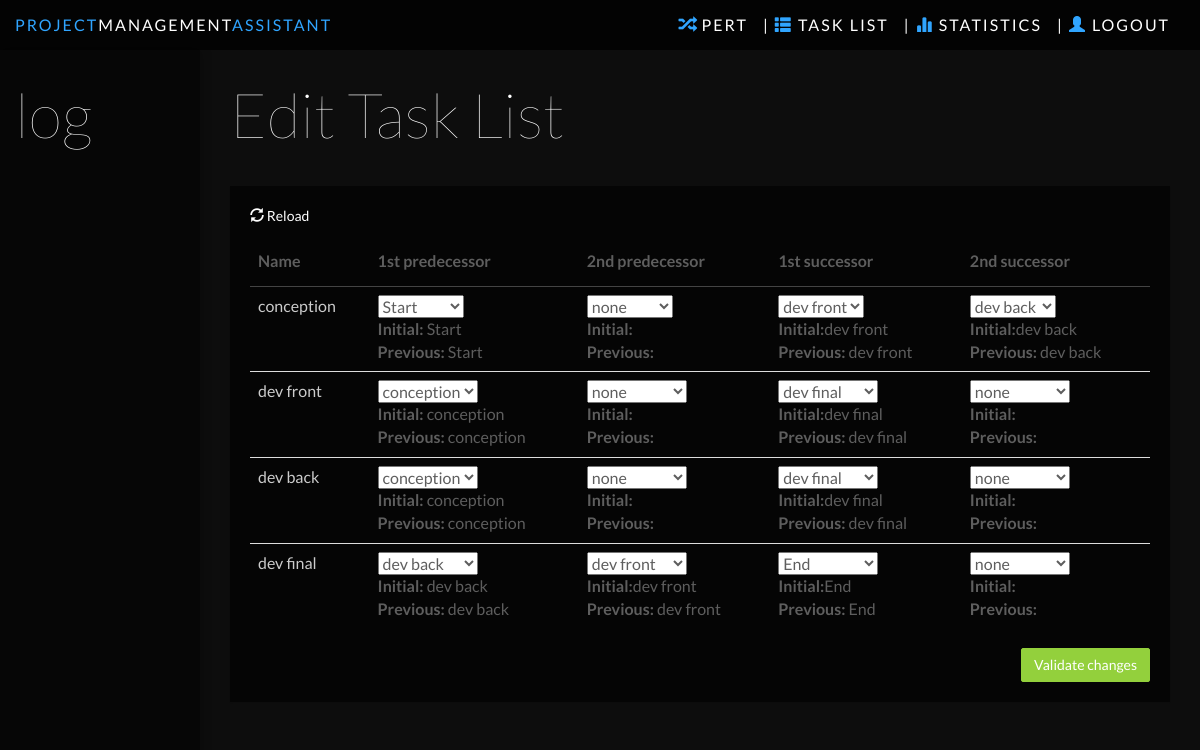
/tasklist_edit.php, run on an earlier commit of the app's database.
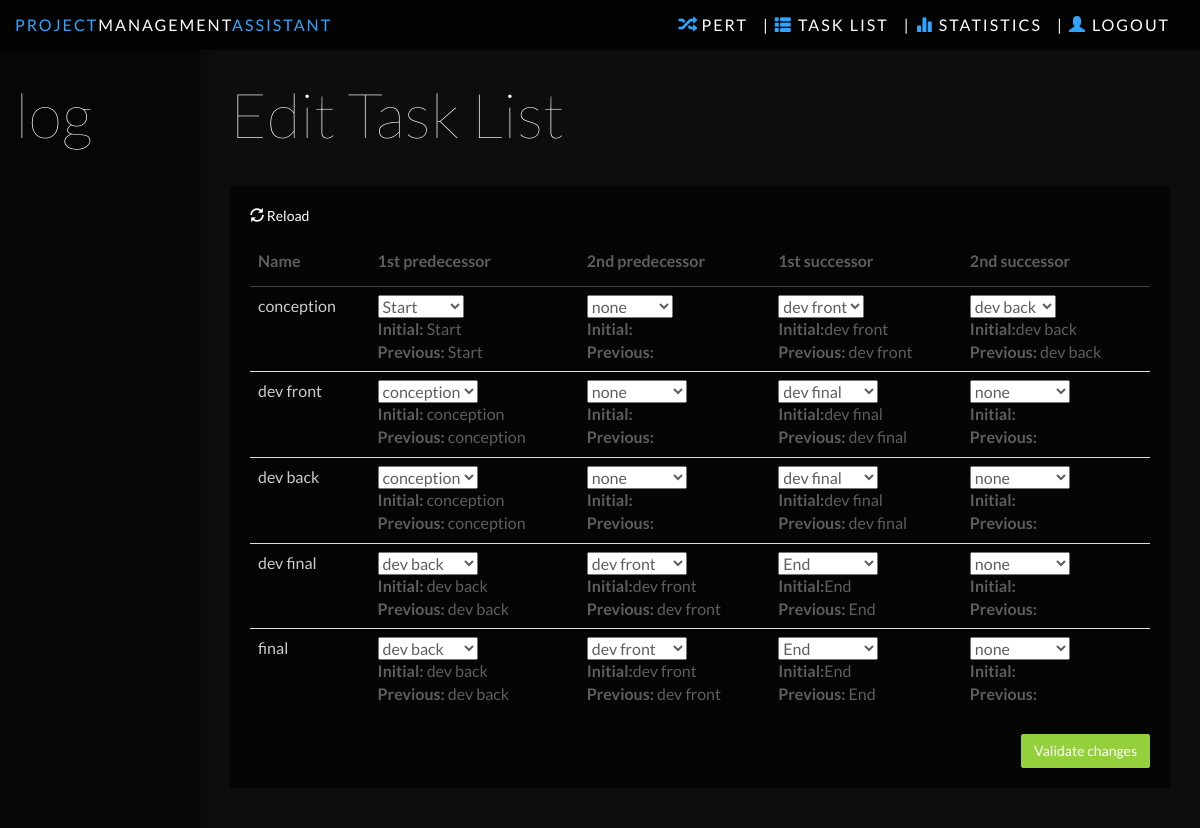
And on a later commit of the database.
### tables this page shows
CREATE TABLE IF NOT EXISTS `tache` (
  `id` int(10) NOT NULL AUTO_INCREMENT,
  `idProjet` int(10) NOT NULL,
  `idRessource` int(10) NOT NULL,
  `nom` varchar(50) NOT NULL,
  `suivant1` varchar(50) NOT NULL,
  `suivant2` varchar(50) NOT NULL,
  `precedent1` varchar(50) NOT NULL,
  `precedent2` varchar(50) NOT NULL,
  PRIMARY KEY (`id`)
);

### models/cnx.php (called while the page is built)
<?php
function getBdd() {
	try
	{
		$bdd = new PDO('mysql:host=localhost;dbname=m1bd;charset=utf8', 'root', '');
	}
	catch(Exception $e)
	{
	        die('Erreur : '.$e->getMessage());
	}
  return $bdd;
}
?>

### models/Project.php (called while the page is built, shortened)
<?php
require("Task.php");
class Project
{
	var $listeRessources;
	var $listeSimulateurs;
	var $bdd;
	private static $_instance = null;
	function __construct($id, $nom, $tacheDebut, $tacheFin)
	{
		$this->listeRessources = array();
		$this->listeSimulateurs = array();
		$this->bdd = getBdd();
		$this->loadListeRessources();
		$this->loadListeTaches();
		$this->loadListeSimulateurs();
	}
	function loadListeTaches()
	{
		$reponse = $this->bdd->query('SELECT * FROM tache');
		while ($donnees = $reponse->fetch())
		{
			$tache = new Task($donnees['id'], $donnees['nom'], $donnees['precedent1'], $donnees['precedent2'], $donnees['suivant1'], $donnees['suivant2'], $this);
			$tache->loadLoi();
			$tache->loadRessource();
		}
	}
	function loadListeSimulateurs()
	{
		$reponse = $this->bdd->query('SELECT * FROM simulateur');
		while ($donnees = $reponse->fetch())
		{
			$simulateur = NULL;
			if($donnees['typeSimulateur'] == SimulateurEnum::ChargeGlobale) {
				$simulateur = new SimulationChargeGlobale($donnees['typeSimulateur'], $donnees['nbEchantillons'], $donnees['largeurIntervalle'], $this);
			} else if ($donnees['typeSimulateur'] == SimulateurEnum::CoutGlobal) {
				$simulateur = new SimulationCoutGlobal($donnees['typeSimulateur'], $donnees['nbEchantillons'], $donnees['largeurIntervalle'], $this);
			} else if ($donnees['typeSimulateur'] == SimulateurEnum::MargeFinanciere) {
				$simulateur = new SimulationMargeFinanciere($donnees['typeSimulateur'], $donnees['nbEchantillons'], $donnees['largeurIntervalle'], $this);
			}
			$simulateur->probabilite = $donnees['probabilite'];
			$simulateur->charge = $donnees['charge'];
			array_push($this->listeSimulateurs, $simulateur);
		}
	}
	function loadListeRessources() {
		$reponse = $this->bdd->query('SELECT * FROM ressource');
		while ($donnees = $reponse->fetch())
		{
			$ressource = new Ressource($donnees['id'], $donnees['nom'], $donnees['cout']);
			array_push($this->listeRessources, $ressource);
		}
	}
	public static function getInstance() {
		if(is_null(self::$_instance)) {
			self::$_instance = new Project(1, 'Gna', null, null);
		}
		return self::$_instance;
	}
}
?>

### models/Task.php (called while the page is built, shortened)
<?php
require("cnx.php");
class Task
{
	var $id;
	var $bdd;
	function __construct($id, $nom, $precedent1, $precedent2, $suivant1, $suivant2, $projet)
	{
		$this->id = $id;
		$this->nom = $nom;
		$this->precedent1 = $precedent1;
		$this->precedent2 = $precedent2;
		$this->suivant1 = $suivant1;
		$this->suivant2 = $suivant2;
		$this->bdd = getBdd();
	}
	public function loadLoi()
	{
		$reponse = $this->bdd->query('SELECT l.* FROM tache t, loi l where t.id = l.idTache');
		$loi = $reponse->fetch();
		if($loi['nom'] == LoiEnum::Beta) {
			$reponse = $this->bdd->query('SELECT b.* FROM loi l, loiBeta b where l.id = b.id');
			$beta = $reponse->fetch();
		} else if($loi['nom'] == LoiEnum::Triangulaire) {
			$reponse = $this->bdd->query('SELECT t.* FROM loi l, loiTriangulaire t where l.id = t.id');
			$triangulaire = $reponse->fetch();
			$this->loi = new LoiTriangulaire($loi['valeurMin'], $loi['valeurMax'], $triangulaire['c']);
		} else if($loi['nom'] == LoiEnum::Normale) {
			$reponse = $this->bdd->query('SELECT n.* FROM loi l, loiNormale n where l.id = n.id');
			$normale = $reponse->fetch();
			$this->loi = new LoiNormaleTronquee($loi['valeurMin'], $loi['valeurMax'], $normale['mu'], $normale['sigma']);
		} else if($loi['nom'] == LoiEnum::Uniforme) {
			$this->loi = new LoiRand($loi['valeurMin'], $loi['valeurMax']);
		} else if($loi['nom'] == LoiEnum::SansLoi) {
			$this->loi = new SansLoi($loi['valeurMax']);
		}
	}
	public function loadRessource() {
		$this->bdd->setAttribute(PDO::ATTR_ERRMODE, PDO::ERRMODE_EXCEPTION);
		$q = $this->bdd->prepare("SELECT r.* FROM tache t, ressource r WHERE t.idRessource = r.id AND t.id = ?");
		$q->execute(array($this->id));
		$ressource = $q->fetch(PDO::FETCH_ASSOC);
	}
}
?>

### tasklist_edit.php (the view, shortened to what the changed rows need)
<?php
require("models/Project.php");
$project = Project::getInstance();
?>
<html>
<head>
    <link href="css/bootstrap.min.css" rel="stylesheet">
    <link href="css/styles.css" rel="stylesheet">
    <link href="css/joint.css" rel="stylesheet">
</head>
<body>
<div class="col-sm-3 col-lg-2 sidebar">
    <div class="col-lg-12">
        <h1 class="page-header">log</h1>
    </div>
</div>
<div class="col-sm-9 col-sm-offset-3 col-lg-10 col-lg-offset-2 main">
    <div class="row">
        <div class="col-lg-12">
            <h1 class="page-header">Edit Task List</h1>
        </div>
    </div>
    <div class="row">
        <div class="col-lg-12">
            <div class="panel panel-default">
                <div class="panel-body">
                    <table class="table" id="tableEdition" style="color: #5e5e5e;">
                        <thead>
                        <tr>
                            <th>Name</th>
                            <th>1st predecessor</th>
                            <th>2nd predecessor</th>
                            <th>1st successor</th>
                            <th>2nd successor</th>
                        </tr>
                        </thead>
                        <tbody>
                        <?php foreach ($project->listeTaches as $task) { ?>
                        <tr>
                            <td><p class="nom"><?php echo $task->nom;?></p></td>
                            <td>
                                <select class="precs1" id="prec1OfTask<?php echo $task->id;?>">
                                    <option <?php if($task->precedent1 === 'Start') { ?> selected="selected" <?php } ?> value="Start">Start</option>
                                    <?php foreach ($project->listeTaches as $t) {
                                        if ($task->id !== $t->id) { ?>
                                            <option <?php if($task->precedent1 == $t->nom) {?> selected="selected" <?php } ?> value="<?php echo $t->nom;?>"><?php echo $t->nom?></option>
                                        <?php }?>
                                    <?php } ?>
                                </select>
                                <div class="initial"><b>Initial: </b><span class="init"><?php echo $task->precedent1 ?></span></div>
                                <div class="previous"><b>Previous: </b><span class='prev'><?php echo $task->precedent1 ?></span></div>
                            </td>
                            <td>
                                <select class="precs2" id="prec2OfTask<?php echo $task->id;?>">
                                    <option <?php if($task->precedent2 === '') { ?> selected="selected" <?php } ?> value="">none</option>
                                    <?php foreach ($project->listeTaches as $t) {
                                        if ($task->id !== $t->id) { ?>
                                            <option <?php if($task->precedent2 == $t->nom) {?> selected="selected" <?php } ?> value="<?php echo $t->nom;?>"><?php echo $t->nom?></option>
                                        <?php }?>
                                    <?php } ?>
                                </select>
                                <div class="initial"><b>Initial:</b><span class="init"><?php echo $task->precedent2 ?></span></div>
                                <div class="previous"><b>Previous: </b><span class='prev'><?php echo $task->precedent2 ?></span></div>
                            </td>
                            <td>
                                <select class="suivs1" id="suiv1OfTask<?php echo $task->id;?>">
                                    <?php foreach ($project->listeTaches as $t) {
                                        if ($task->id !== $t->id) { ?>
                                            <option <?php if($task->suivant1 == $t->nom) {?> selected="selected" <?php } ?> value="<?php echo $t->nom;?>"><?php echo $t->nom?></option>
                                        <?php }?>
                                    <?php } ?>
                                    <option <?php if($task->suivant1 === 'End') { ?> selected="selected" <?php } ?> value="End">End</option>
                                </select>
                                <div class="initial"><b>Initial:</b><span class="init"><?php echo $task->suivant1 ?></span></div>
                                <div class="previous"><b>Previous: </b><span class='prev'><?php echo $task->suivant1 ?></span></div>
                            </td>
                            <td>
                                <select class="suivs2" id="suiv2OfTask<?php echo $task->id;?>">
                                    <option <?php if($task->suivant2 === '') { ?> selected="selected" <?php } ?> value="">none</option>
                                    <?php foreach ($project->listeTaches as $t) {
                                        if ($task->id !== $t->id) { ?>
                                            <option <?php if($task->suivant2 == $t->nom) {?> selected="selected" <?php } ?> value="<?php echo $t->nom;?>"><?php echo $t->nom?></option>
                                        <?php }?>
                                    <?php } ?>
                                </select>
                                <div class="initial"><b>Initial:</b><span class="init"><?php echo $task->suivant2 ?></span></div>
                                <div class="previous"><b>Previous: </b><span class='prev'><?php echo $task->suivant2 ?></span></div>
                            </td>
                        </tr>
                        <?php } ?>
                        </tbody>
                    </table>
                </div>
            </div>
        </div>
    </div>
</div>
</body>
</html>

What changed in the data, as far as the page shows it:
added tache: nom "final", precedent1+id "dev back", precedent1 "dev back", precedent2+id "dev front", precedent2 "dev front", suivant1+id "End", suivant1 "End", suivant2+id "none"
